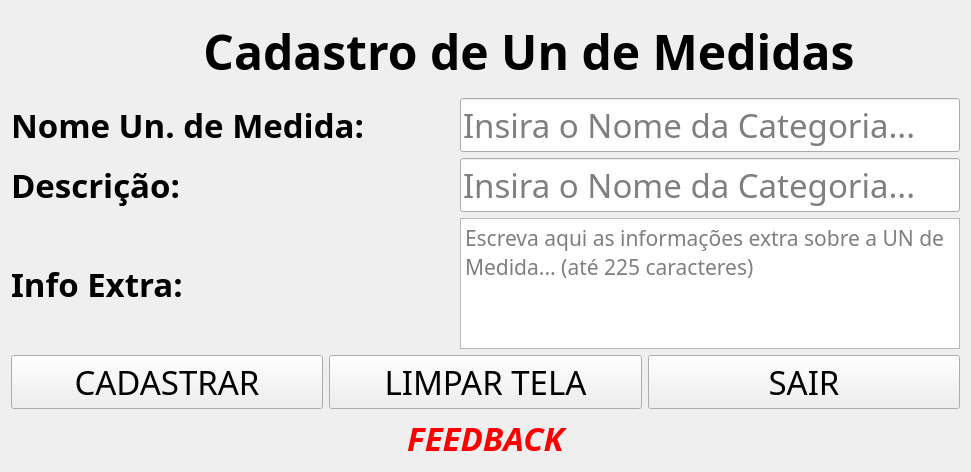
<?xml version="1.0" encoding="UTF-8"?>
<ui version="4.0">
 <class>Form_cad_un_medidas</class>
 <widget class="QWidget" name="Form_cad_un_medidas">
  <property name="geometry">
   <rect>
    <x>0</x>
    <y>0</y>
    <width>971</width>
    <height>472</height>
   </rect>
  </property>
  <property name="minimumSize">
   <size>
    <width>971</width>
    <height>472</height>
   </size>
  </property>
  <property name="maximumSize">
   <size>
    <width>971</width>
    <height>472</height>
   </size>
  </property>
  <property name="windowTitle">
   <string>Cadastro de Un de Medidas</string>
  </property>
  <layout class="QVBoxLayout" name="verticalLayout">
   <item>
    <layout class="QHBoxLayout" name="horizontalLayout_5">
     <item>
      <widget class="QLabel" name="label_un_medida_gif">
       <property name="minimumSize">
        <size>
         <width>81</width>
         <height>81</height>
        </size>
       </property>
       <property name="maximumSize">
        <size>
         <width>81</width>
         <height>81</height>
        </size>
       </property>
       <property name="text">
        <string/>
       </property>
       <property name="pixmap">
        <pixmap>../Images/add_un_medidas.gif</pixmap>
       </property>
       <property name="scaledContents">
        <bool>true</bool>
       </property>
      </widget>
     </item>
     <item>
      <widget class="QLabel" name="label_cadastro_un_medida">
       <property name="font">
        <font>
         <family>Sitka Heading</family>
         <pointsize>36</pointsize>
         <bold>true</bold>
        </font>
       </property>
       <property name="text">
        <string>Cadastro de Un de Medidas</string>
       </property>
       <property name="scaledContents">
        <bool>true</bool>
       </property>
       <property name="alignment">
        <set>Qt::AlignCenter</set>
       </property>
      </widget>
     </item>
    </layout>
   </item>
   <item>
    <layout class="QHBoxLayout" name="horizontalLayout_2">
     <item>
      <widget class="QLabel" name="label_cod_un_medida">
       <property name="font">
        <font>
         <family>Sitka Heading</family>
         <pointsize>25</pointsize>
         <bold>true</bold>
        </font>
       </property>
       <property name="acceptDrops">
        <bool>false</bool>
       </property>
       <property name="layoutDirection">
        <enum>Qt::LeftToRight</enum>
       </property>
       <property name="text">
        <string>Nome Un. de Medida:</string>
       </property>
      </widget>
     </item>
     <item>
      <widget class="QLineEdit" name="lineEdit_cod_un_medida">
       <property name="sizePolicy">
        <sizepolicy hsizetype="Minimum" vsizetype="Fixed">
         <horstretch>0</horstretch>
         <verstretch>0</verstretch>
        </sizepolicy>
       </property>
       <property name="minimumSize">
        <size>
         <width>500</width>
         <height>0</height>
        </size>
       </property>
       <property name="font">
        <font>
         <family>Sitka Heading</family>
         <pointsize>25</pointsize>
        </font>
       </property>
       <property name="acceptDrops">
        <bool>false</bool>
       </property>
       <property name="layoutDirection">
        <enum>Qt::LeftToRight</enum>
       </property>
       <property name="placeholderText">
        <string>Insira o Nome da Categoria...</string>
       </property>
      </widget>
     </item>
    </layout>
   </item>
   <item>
    <layout class="QHBoxLayout" name="horizontalLayout_3">
     <item>
      <widget class="QLabel" name="label_desc_un_medida">
       <property name="font">
        <font>
         <family>Sitka Heading</family>
         <pointsize>25</pointsize>
         <bold>true</bold>
        </font>
       </property>
       <property name="acceptDrops">
        <bool>false</bool>
       </property>
       <property name="layoutDirection">
        <enum>Qt::LeftToRight</enum>
       </property>
       <property name="text">
        <string>Descrição:</string>
       </property>
      </widget>
     </item>
     <item>
      <widget class="QLineEdit" name="lineEdit_desc_un_medida">
       <property name="sizePolicy">
        <sizepolicy hsizetype="Minimum" vsizetype="Fixed">
         <horstretch>0</horstretch>
         <verstretch>0</verstretch>
        </sizepolicy>
       </property>
       <property name="minimumSize">
        <size>
         <width>500</width>
         <height>0</height>
        </size>
       </property>
       <property name="font">
        <font>
         <family>Sitka Heading</family>
         <pointsize>25</pointsize>
        </font>
       </property>
       <property name="acceptDrops">
        <bool>false</bool>
       </property>
       <property name="layoutDirection">
        <enum>Qt::LeftToRight</enum>
       </property>
       <property name="placeholderText">
        <string>Insira o Nome da Categoria...</string>
       </property>
      </widget>
     </item>
    </layout>
   </item>
   <item>
    <layout class="QHBoxLayout" name="horizontalLayout_4">
     <item>
      <widget class="QLabel" name="label_info_un_medida">
       <property name="font">
        <font>
         <family>Sitka Heading</family>
         <pointsize>25</pointsize>
         <bold>true</bold>
        </font>
       </property>
       <property name="acceptDrops">
        <bool>false</bool>
       </property>
       <property name="layoutDirection">
        <enum>Qt::LeftToRight</enum>
       </property>
       <property name="text">
        <string>Info Extra:</string>
       </property>
      </widget>
     </item>
     <item>
      <widget class="QTextEdit" name="textEdit">
       <property name="sizePolicy">
        <sizepolicy hsizetype="Minimum" vsizetype="Expanding">
         <horstretch>0</horstretch>
         <verstretch>0</verstretch>
        </sizepolicy>
       </property>
       <property name="minimumSize">
        <size>
         <width>500</width>
         <height>0</height>
        </size>
       </property>
       <property name="font">
        <font>
         <family>Sitka Heading</family>
         <pointsize>16</pointsize>
        </font>
       </property>
       <property name="placeholderText">
        <string>Escreva aqui as informações extra sobre a UN de Medida... (até 225 caracteres)</string>
       </property>
      </widget>
     </item>
    </layout>
   </item>
   <item>
    <layout class="QHBoxLayout" name="horizontalLayout">
     <item>
      <widget class="QPushButton" name="pushButton_cadastrar_un_medida">
       <property name="sizePolicy">
        <sizepolicy hsizetype="Minimum" vsizetype="Minimum">
         <horstretch>0</horstretch>
         <verstretch>0</verstretch>
        </sizepolicy>
       </property>
       <property name="font">
        <font>
         <family>Sitka Heading</family>
         <pointsize>25</pointsize>
        </font>
       </property>
       <property name="text">
        <string>CADASTRAR</string>
       </property>
      </widget>
     </item>
     <item>
      <widget class="QPushButton" name="pushButton_limpar_tela_un_medida">
       <property name="sizePolicy">
        <sizepolicy hsizetype="Minimum" vsizetype="Minimum">
         <horstretch>0</horstretch>
         <verstretch>0</verstretch>
        </sizepolicy>
       </property>
       <property name="font">
        <font>
         <family>Sitka Heading</family>
         <pointsize>25</pointsize>
        </font>
       </property>
       <property name="text">
        <string>LIMPAR TELA</string>
       </property>
      </widget>
     </item>
     <item>
      <widget class="QPushButton" name="pushButton_sair_un_medida">
       <property name="sizePolicy">
        <sizepolicy hsizetype="Minimum" vsizetype="Minimum">
         <horstretch>0</horstretch>
         <verstretch>0</verstretch>
        </sizepolicy>
       </property>
       <property name="font">
        <font>
         <family>Sitka Heading</family>
         <pointsize>25</pointsize>
        </font>
       </property>
       <property name="text">
        <string>SAIR</string>
       </property>
      </widget>
     </item>
    </layout>
   </item>
   <item>
    <widget class="QLabel" name="label_feedback_un_medida">
     <property name="font">
      <font>
       <family>Sitka Heading</family>
       <pointsize>25</pointsize>
       <italic>true</italic>
       <bold>true</bold>
      </font>
     </property>
     <property name="styleSheet">
      <string notr="true">color: rgb(255,0,0);</string>
     </property>
     <property name="inputMethodHints">
      <set>Qt::ImhUppercaseOnly</set>
     </property>
     <property name="text">
      <string>FEEDBACK</string>
     </property>
     <property name="alignment">
      <set>Qt::AlignCenter</set>
     </property>
    </widget>
   </item>
  </layout>
 </widget>
 <resources/>
 <connections/>
</ui>
